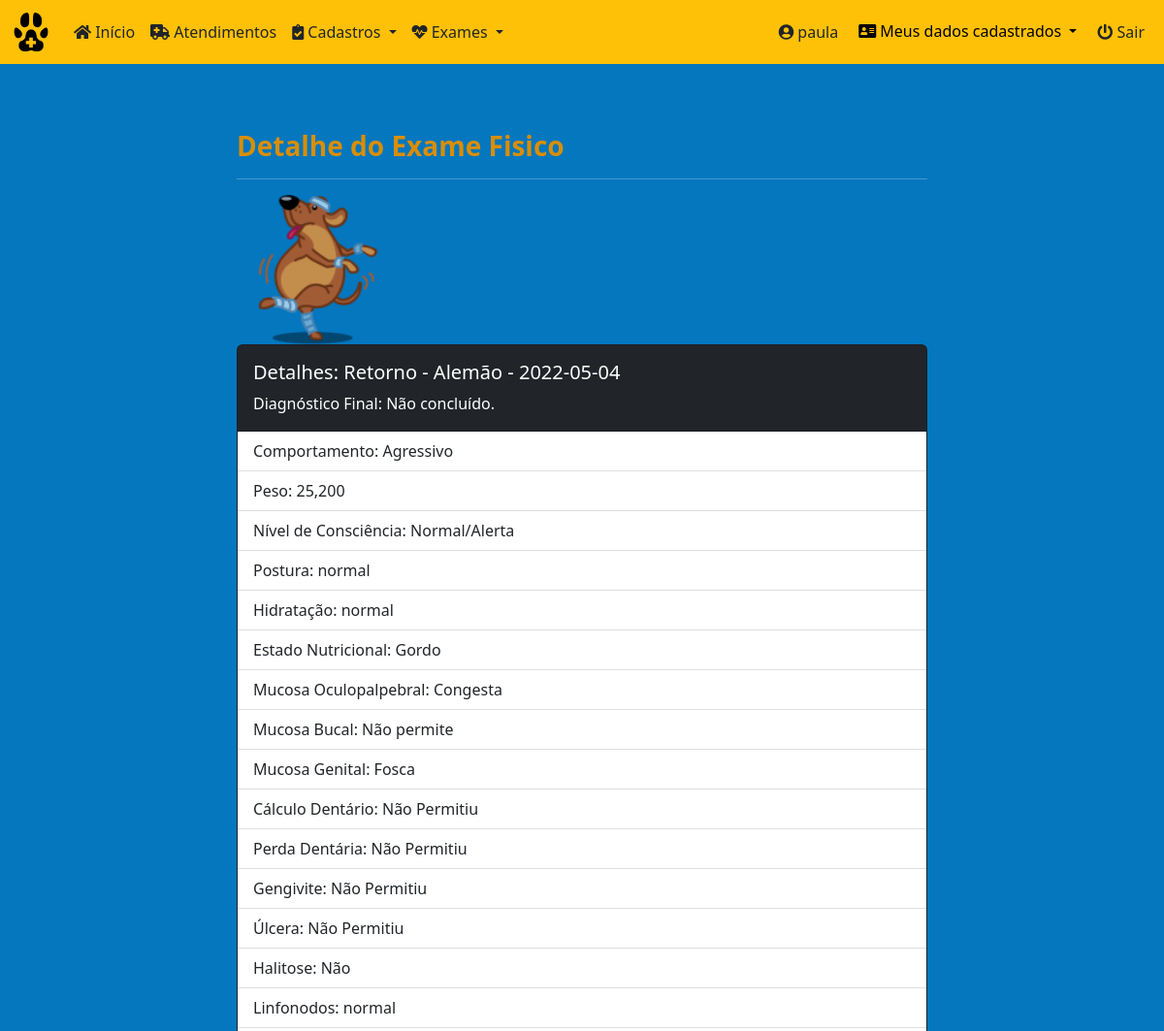
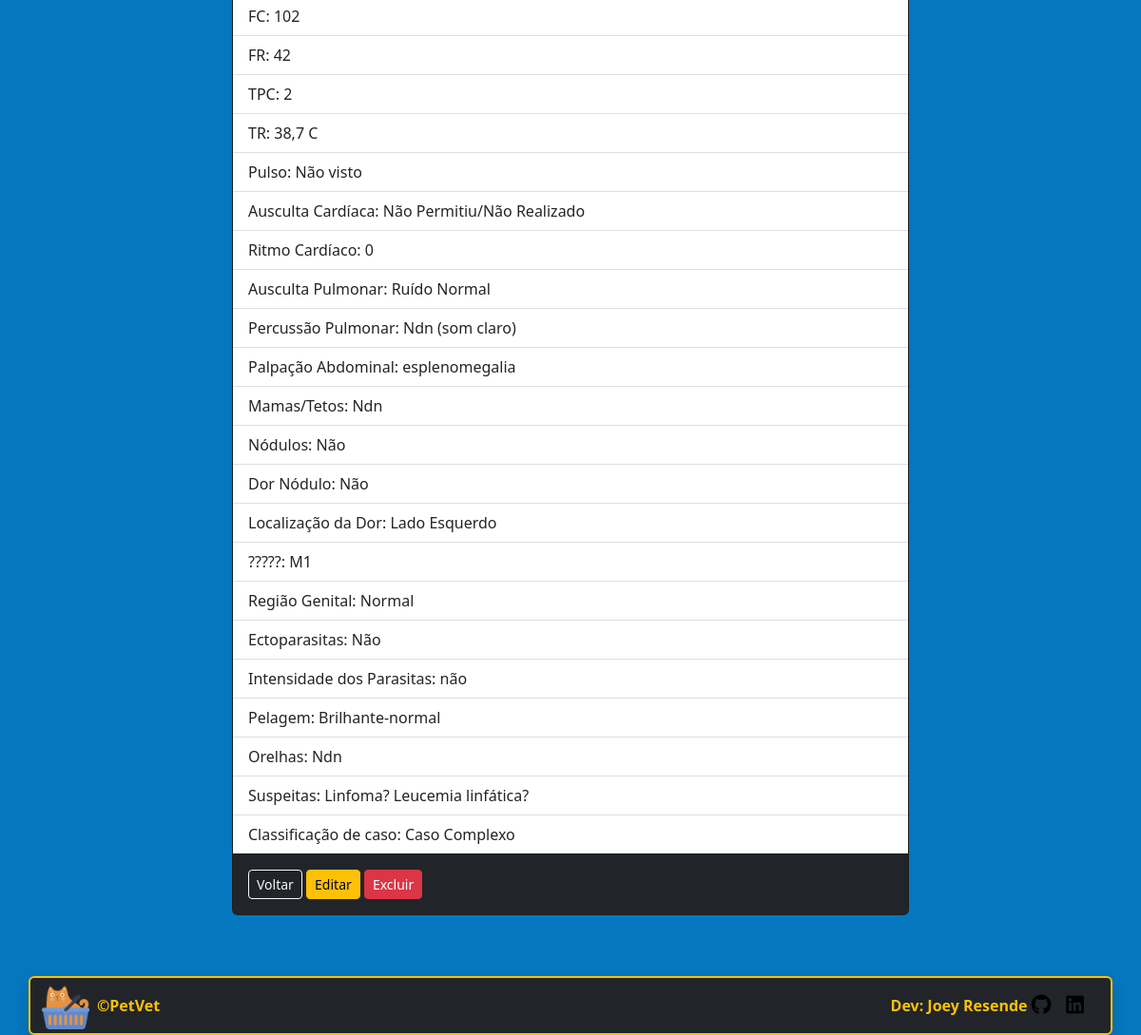
/petvet/physical_exam/1 (signed in), run on the app's committed database (2 pictures, top to bottom).
### core/models.py (models this page shows, shortened)
class PhysicalExam(models.Model):
    medical_care = models.ForeignKey(
        'MedicalCare', on_delete=models.PROTECT, null=True, verbose_name='Atendimento')
    choice_conduct = models.CharField(
        max_length=9, choices=conduct, verbose_name='Conduta')
    weight = models.DecimalField(
        max_digits=6, decimal_places=3, verbose_name='Peso', default=0)
    choice_consciousness = models.CharField(
        max_length=18, choices=consciousness, verbose_name='Nivel de Consciência')
    stance = models.CharField(max_length=30, verbose_name='Postura')
    hydration = models.CharField(max_length=30, verbose_name='Hidratação')
    choice_nutricional_status = models.CharField(
        max_length=18, choices=nutricional_status, verbose_name='Estado Nutricional')
    oculopalpebral = models.CharField(
        max_length=30, default='Não Permitiu', verbose_name='Mucosa Oculopalpebral')
    bucal = models.CharField(
        max_length=30, default='Não Permitiu', verbose_name='Mucosa Bucal')
    genital = models.CharField(
        max_length=30, default='Não Permitiu', verbose_name='Mucosa Genital')
    choice_dental_calculus = models.CharField(
        max_length=18, choices=dental_calculus, verbose_name='Cálculo Dentário')
    choice_dental_loss = models.CharField(
        max_length=29, choices=dental_loss, verbose_name='Perda Dentário')
    gengivite = models.CharField(
        max_length=18, choices=dental_calculus, verbose_name='Gengivite')
    choice_ulcera = models.CharField(
        max_length=12, choices=ulcera, verbose_name='Úlcera')
    choice_halitose = models.CharField(
        max_length=18, choices=dental_calculus, verbose_name='Halitose')
    linfonodos = models.CharField(max_length=60, verbose_name='Linfonodos')
    fc = models.CharField(max_length=30, default=0, verbose_name='FC')
    fr = models.CharField(max_length=30, default=0, verbose_name='FR')
    tpc = models.CharField(max_length=30, default=0, verbose_name='TPC')
    tr = models.CharField(max_length=30, default=0, verbose_name='TR')
    pulse = models.CharField(max_length=30, default=0, verbose_name='Pulso')
    choice_auscu_cardio = models.CharField(
        max_length=26, choices=auscu_cardio, verbose_name='Ausculta Cardíaca')
    heart_rate = models.CharField(
        max_length=30, default=0, verbose_name='Ritmo Cardíaco')
    choice_auscu_pulmonar = models.CharField(
        max_length=17, choices=auscu_pulmonar, verbose_name='Ausculta Pulmonar')
    choice_percu_pulmonar = models.CharField(
        max_length=17, choices=percu_pulmonar, verbose_name='Percussão Pulmonar')
    palpa_abdominal = models.CharField(
        max_length=60, verbose_name='Palpação Abdominal')
    choice_mamas = models.CharField(
        max_length=17, choices=mamas, verbose_name='Mamas/Tetos')
    choice_nodulo = models.CharField(
        max_length=17, choices=nodulo, verbose_name='Nódulos')
    choice_nodulo_pain = models.CharField(
        max_length=30, choices=castrated_status, verbose_name='Dor Nódulo')
    choice_local_pain = models.CharField(
        max_length=30, choices=local_pain, verbose_name='Local da Dor')
    choice_pain_m = models.CharField(
        max_length=3, choices=pain_m, verbose_name='Código Região')
    genital_region = models.CharField(
        max_length=30, default='Normal', verbose_name='Região Genital')
    choice_ectoparasitas = models.CharField(
        max_length=30, choices=parasitas, verbose_name='Ectoparasitas')
    ectoparasitas_intensity = models.CharField(
        max_length=30,  null=True, blank=True, verbose_name='Intensidade dos Parasitas')
    pelage = models.CharField(
        max_length=60, default='Normal', verbose_name='Pelagem')
    ears = models.CharField(
        max_length=60, default='Normal', verbose_name='Orelhas')
    diag_differ = models.TextField(
        max_length=1000, verbose_name='Suspeitas')
    diag_final = models.TextField(
        max_length=1000, verbose_name='Diagnósticos Definitivos')
    case_classification = models.CharField(
        max_length=13, choices=classifier, verbose_name='Classificação de caso')
    class Meta:
        ordering = ['id']

class MedicalCare(models.Model):
    id = models.AutoField(primary_key=True)
    date = models.DateField(default=date.today, verbose_name='Data')
    time = models.TimeField(verbose_name='Hora')
    pet_name = models.ForeignKey(
        'Pets', on_delete=models.PROTECT, null=True, verbose_name='Nome do Pet')
    procedure = models.CharField(
        max_length=8, choices=procedures, verbose_name='Tipo de atendimento')
    vet_name = models.ForeignKey(
        'Vet', on_delete=models.PROTECT, null=True, verbose_name='Veterinario')
    sedative = models.CharField(
        max_length=8, choices=type_sedative, default='Não', verbose_name='Tipo de sedativo')
    report = models.TextField(
        max_length=1000, verbose_name='Relato do problema')
    class Meta:
        ordering = ['-date']
    def __str__(self):
        return f'{self.procedure} - {self.pet_name} - {self.date}'

class Pets(models.Model):
    id = models.AutoField(primary_key=True)
    pet_name = models.CharField(
        max_length=30, verbose_name='Nome do Pet')
    species = models.CharField(
        max_length=20, verbose_name='Espécie')
    breed = models.CharField(
        max_length=30, verbose_name='Raça')
    gender = models.CharField(
        max_length=5, choices=sex_status, verbose_name='Gênero')
    date_of_birth = models.DateField(
        null=True, blank=True, verbose_name='Data de Nascimento')
    castrated = models.CharField(
        max_length=3, choices=castrated_status, default='N', verbose_name='Castrado?')
    weight = models.DecimalField(
        max_digits=6, decimal_places=3, verbose_name='Peso', default=0)
    tutor_name = models.ForeignKey(
        'Tutor', on_delete=models.PROTECT, null=True, verbose_name='Nome do Tutor')
    class Meta:
        ordering = ['-id']
    def __str__(self):
        return self.pet_name

### core/views.py (the view)
# urls.py: path('physical_exam/<int:pk>', PhysicalExamDetail.as_view(),
class PhysicalExamDetail(LoginRequiredMixin, DetailView):
    login_url = reverse_lazy('login')
    model = PhysicalExam
    template_name = 'core/physical_exam_detail.html'
    success_url = reverse_lazy('physical_exams')

### core/templates/core/physical_exam_detail.html (shortened to what this page needs)
{% extends 'core/base_model.html' %}
{% load static %}
{% block content %}
<div class="row">
  <div class="col-sm-8 mx-auto">
    <div class="container">
      <h3><strong>Detalhe do Exame Fisico</strong></h3><hr>
      <div class="row col-3">
        <img class="card-img-top" src="{% static 'img/fitness_dog.png/' %}" alt="Imagem de capa do card">
      </div>
      <div class="card text-white bg-dark mb-3">
        <div class="card-body">
          <h5 class="card-title">Detalhes: {{ physicalexam.medical_care }}</h5>
          <p class="card-text">Diagnóstico Final: {{ physicalexam.diag_final }}</p>
        </div>
          <ul class="list-group list-group-flush">
            <li class="list-group-item">Comportamento: {{ physicalexam.choice_conduct }}</li>
            <li class="list-group-item">Peso: {{ physicalexam.weight }}</li>
            <li class="list-group-item">Nível de Consciência: {{ physicalexam.choice_consciousness }}</li>
            <li class="list-group-item">Postura: {{ physicalexam.stance }}</li>
            <li class="list-group-item">Hidratação: {{ physicalexam.hydration }}</li>
            <li class="list-group-item">Estado Nutricional: {{ physicalexam.choice_nutricional_status }}</li>
            <li class="list-group-item">Mucosa Oculopalpebral: {{ physicalexam.oculopalpebral }}</li>
            <li class="list-group-item">Mucosa Bucal: {{ physicalexam.bucal }}</li>
            <li class="list-group-item">Mucosa Genital: {{ physicalexam.genital }}</li>
            <li class="list-group-item">Cálculo Dentário: {{ physicalexam.choice_dental_calculus }}</li>
            <li class="list-group-item">Perda Dentária: {{ physicalexam.choice_dental_loss }}</li>
            <li class="list-group-item">Gengivite: {{ physicalexam.gengivite }}</li>
            <li class="list-group-item">Úlcera: {{ physicalexam.choice_ulcera }}</li>
            <li class="list-group-item">Halitose: {{ physicalexam.choice_halitose }}</li>
            <li class="list-group-item">Linfonodos: {{ physicalexam.linfonodos }}</li>
            <li class="list-group-item">FC: {{ physicalexam.fc }}</li>
            <li class="list-group-item">FR: {{ physicalexam.fr }}</li>
            <li class="list-group-item">TPC: {{ physicalexam.tpc }}</li>
            <li class="list-group-item">TR: {{ physicalexam.tr }}</li>
            <li class="list-group-item">Pulso: {{ physicalexam.pulse }}</li>
            <li class="list-group-item">Ausculta Cardíaca: {{ physicalexam.choice_auscu_cardio }}</li>
            <li class="list-group-item">Ritmo Cardíaco: {{ physicalexam.heart_rate }}</li>
            <li class="list-group-item">Ausculta Pulmonar: {{ physicalexam.choice_auscu_pulmonar }}</li>
            <li class="list-group-item">Percussão Pulmonar: {{ physicalexam.choice_percu_pulmonar }}</li>
            <li class="list-group-item">Palpação Abdominal: {{ physicalexam.palpa_abdominal }}</li>
            <li class="list-group-item">Mamas/Tetos: {{ physicalexam.choice_mamas }}</li>
            <li class="list-group-item">Nódulos: {{ physicalexam.choice_nodulo }}</li>
            <li class="list-group-item">Dor Nódulo: {{ physicalexam.choice_nodulo_pain }}</li>
            <li class="list-group-item">Localização da Dor: {{ physicalexam.choice_local_pain }}</li>
            <li class="list-group-item">?????: {{ physicalexam.choice_pain_m }}</li>
            <li class="list-group-item">Região Genital: {{ physicalexam.genital_region }}</li>
            <li class="list-group-item">Ectoparasitas: {{ physicalexam.choice_ectoparasitas }}</li>
            <li class="list-group-item">Intensidade dos Parasitas: {{ physicalexam.ectoparasitas_intensity }}</li>
            <li class="list-group-item">Pelagem: {{ physicalexam.pelage }}</li>
            <li class="list-group-item">Orelhas: {{ physicalexam.ears }}</li>
            <li class="list-group-item">Suspeitas: {{ physicalexam.diag_differ }}</li>
            <li class="list-group-item">Classificação de caso: {{ physicalexam.case_classification }}</li>
          </ul>
        <div class="card-body">
          <a href="{% url 'physical_exams' %}" class="btn btn-outline-light btn-sm">Voltar</a>
          <a href="{% url 'physical_exam_edit' physicalexam.pk %}" class="btn btn-warning btn-sm">Editar</a>
          <a href="{% url 'physical_exam_delete' physicalexam.pk %}" class="btn btn-danger btn-sm">Excluir</a>
        </div>
      </div>
    </div>
  </div>
</div>
{% endblock %}

### core/templates/core/base_model.html (shortened to what this page needs)
{% load static %}
<!DOCTYPE html>
<html lang="pt-br" class="h-100">
<head>
  <link rel="stylesheet" href="{% static 'css/bootstrap.min.css/' %}" />
  <link rel="stylesheet" href="https://cdnjs.cloudflare.com/ajax/libs/font-awesome/5.11.2/css/all.css">
  <link rel="stylesheet" href="{% static 'css/styles.css/' %}" />
  <link rel="stylesheet" type="text/css" href="https://cdn.datatables.net/v/bs5/dt-1.11.5/datatables.min.css" />
</head>
<body class="d-flex flex-column h-100">
  <main role="main" class="flex-shrink-0  ">
    {% block menu %}
    <nav class="navbar navbar-expand-lg bg-warning" aria-label="Sixth navbar example">
      <div class="container-fluid">
        <a class="navbar-brand" href="{% url 'index' %}">
          <img src="{% static 'img/favicon.ico/' %}" height="40" alt="" />
        </a>
        <div class="collapse navbar-collapse" id="navbarsExample06">
          <ul class="navbar-nav me-auto mb-2 mb-xl-0">
            <li class="nav-item">
              <a class="nav-link text-dark" href="{% url 'index' %}">
                <i class="fa fa-home" aria-hidden="true"></i>
                Início
              </a>
            </li>
            <li class="nav-item">
              <a class="nav-link text-dark" href="{% url 'medical_cares' %}">
                <i class="fas fa-ambulance" aria-hidden="true"></i>
                Atendimentos
              </a>
            </li>
            <li class="nav-item dropdown">
              <a class="nav-link text-dark dropdown-toggle" href="#" data-bs-toggle="dropdown" aria-expanded="false">
                <i class="fas fa-clipboard-check" aria-hidden="true"></i>
                Cadastros
              </a>
            </li>
            <li class="nav-item dropdown">
              <a class="nav-link text-dark dropdown-toggle" href="#" data-bs-toggle="dropdown" aria-expanded="false">
                <i class="fas fa-heartbeat" aria-hidden="true"></i>
                Exames
              </a>
            </li>
          </ul>
          <div class="collapse navbar-collapse d-lg-flex justify-content-end">
            <ul class="navbar-nav bd-navbar-nav flex=row">
              {% if request.user.is_authenticated %}
              <li class="nav-item">
                <a class="nav-link text-dark" href="{% url 'meus_dados' %}">
                  <i class="fas fa-user-circle" aria-hidden="true"></i>
                  <span id="username">{{ request.user }}</span>
                </a>
              </li>
              <div class="dropdown">
                <button type="button" class="btn btn-warning dropdown-toggle" data-bs-toggle="dropdown" aria-expanded="false" data-bs-auto-close="outside">
                  <i class="fas fa-address-card" aria-hidden="true"></i>
                  Meus dados cadastrados
                </button>
              </div>
              <li class="nav-item">
                <a class="nav-link text-dark" href="{% url 'logout' %}">
                  <i class="fas fa-power-off" aria-hidden="true"></i>
                  Sair
                </a>
              </li>
              {% endif %}
            </ul>
          </div>
         </div>
      </div>
    </nav>
    {% endblock %}
    <div class="container py-5">
      {% block content %}
      {% endblock %}
    </div>
  </main>
{% block footer %}
<div class="container border border-warning border-2  rounded shadow bg-dark">
  <footer class="d-flex flex-wrap justify-content-between align-items-center py-1">
    <div class="col-md-4 d-flex align-items-center">
      <a href="{% url 'index' %}" class="mb-3 me-2 mb-md-0">
        <img src="{% static 'img/cat_yellow.png/' %}" width="50" height="50" alt="">
      </a>
      <span class="mb-3 mb-md-0 text-warning"><strong>&copy;PetVet</strong></span>
    </div>
    <ul class="nav col-md-4 justify-content-end list-unstyled d-flex">
      <li class="ms-3 text-warning"><strong>Dev: Joey Resende</strong>  <a href="https://github.com/Joey-Resende" target="_blank">
        <i class="fab fa-github fa-lg text-black" aria-hidden="true"></i>
      </a></li>
      <li class="ms-3"><a href="https://www.linkedin.com/in/givanildo-resende/" target="_blank">
        <i class="fab fa-linkedin fa-lg text-black" aria-hidden="true"></i>
      </a></li>
    </ul>
  </footer>
</div>
{% endblock %}
</body>
</html>

### static/css/styles.css (style rules this page uses)
:root { --preto: #000000; --branco-1: #ffffff; --branco-2: #E0E2DD; --azul-1: #0477BF; --azul-2: #0388A6; --azul-3: #003570; --amarelo-1: #F2CB05; --amarelo-2: #D98E04; }
body { background-color: var(--azul-1); color: var(--preto); padding-bottom: 20px; }
h3 { color: var(--amarelo-2); }
div { color: var(--branco-1); }
.navbar { background-color: var(--amarelo-1); color: var(--amarelo-2); margin-bottom: 20px; }
p { color: var(--branco-1); }

### data on the page
PhysicalExam: medical_care "Retorno - Alemão - 2022-05-04", diag_final "Não concluído.", choice_conduct "Agressivo", weight "25,200", choice_consciousness "Normal/Alerta", stance "normal", hydration "normal", choice_nutricional_status "Gordo", oculopalpebral "Congesta", bucal "Não permite", genital "Fosca", choice_dental_calculus "Não Permitiu", choice_dental_loss "Não Permitiu", gengivite "Não Permitiu", choice_ulcera "Não Permitiu", choice_halitose "Não", linfonodos "normal", fc "102", fr "42", tpc "2", tr "38,7 C", pulse "Não visto", choice_auscu_cardio "Não Permitiu/Não Realizado", heart_rate "0", choice_auscu_pulmonar "Ruído Normal", choice_percu_pulmonar "Ndn (som claro)", palpa_abdominal "esplenomegalia", choice_mamas "Ndn", choice_nodulo "Não", choice_nodulo_pain "Não", choice_local_pain "Lado Esquerdo", choice_pain_m "M1", genital_region "Normal", choice_ectoparasitas "Não", ectoparasitas_intensity "não", pelage "Brilhante-normal", ears "Ndn", diag_differ "Linfoma? Leucemia linfática?", case_classification "Caso Complexo"

### other printed values
{{ request.user }} "paula"
